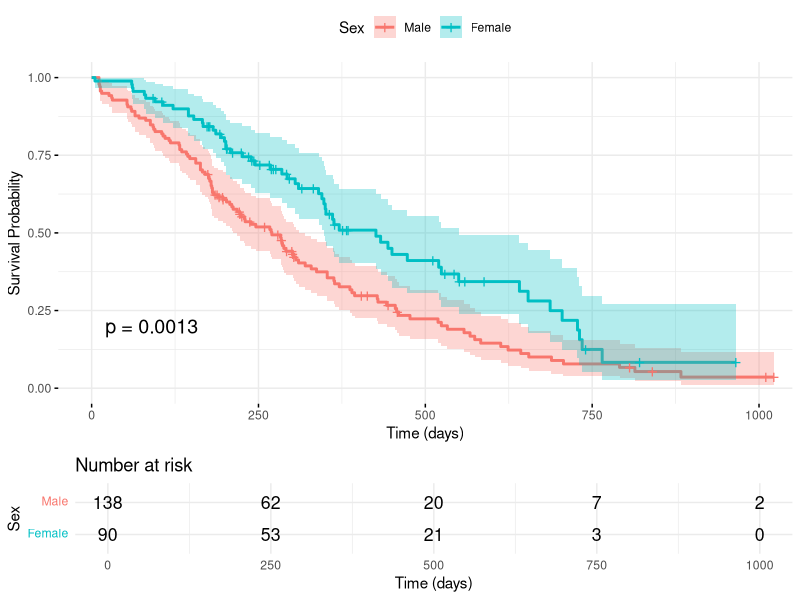
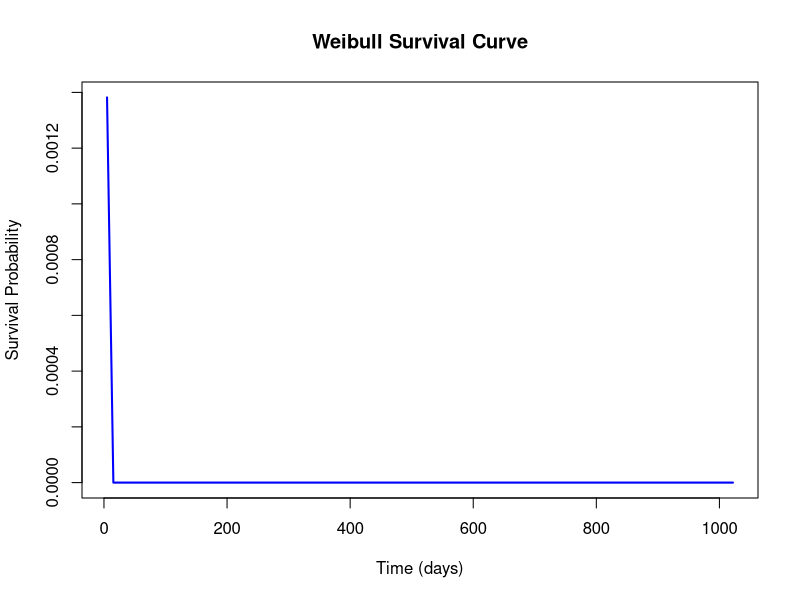

These figures' R source, in order:
## ---- chunk 1
knitr::opts_chunk$set(echo = FALSE,
                      warning = FALSE,
                      tidy = FALSE,
                      message = FALSE,
                      fig.align = 'center',
                      out.width = "100%")
options(knitr.table.format = "html") 
# Load any additional libraries here
library(tidyverse)
library(survival)
library(survminer)
library(kableExtra)
## ---- chunk 2
lung_summary <- lung %>%
  summarise(
    Total_Patients = n(),
    Median_Age = median(age, na.rm = TRUE),
    Male_Percentage = mean(sex == 1, na.rm = TRUE) * 100,
    Median_Survival_Time = median(time, na.rm = TRUE)
  )
knitr::kable(lung_summary, caption = 'Summary of the lung cancer dataset.', align = 'c', "html") %>%
  kable_styling(font_size = 20)
## ---- chunk 3

fit <- survfit(Surv(time, status) ~ sex, data = lung)


ggsurvplot(fit, 
           conf.int = TRUE,       
           pval = TRUE,
           risk.table = TRUE,
           xlab = "Time (days)", 
           ylab = "Survival Probability", 
           legend.title = "Sex",
           legend.labs = c("Male", "Female"),
           ggtheme = theme_minimal())
## ---- chunk 4
weibull_fit <- survreg(Surv(time, status) ~ 1, data = lung, dist = "weibull")
time_seq <- seq(min(lung$time), max(lung$time), length.out = 100)
pred_survival <- predict(weibull_fit, newdata = data.frame(time = time_seq), type = "quantile", p = 0.5)
plot(time_seq, exp(-time_seq/weibull_fit$scale), type = "l", col = "blue", lwd = 2,
     xlab = "Time (days)", ylab = "Survival Probability", 
     main = "Weibull Survival Curve")
